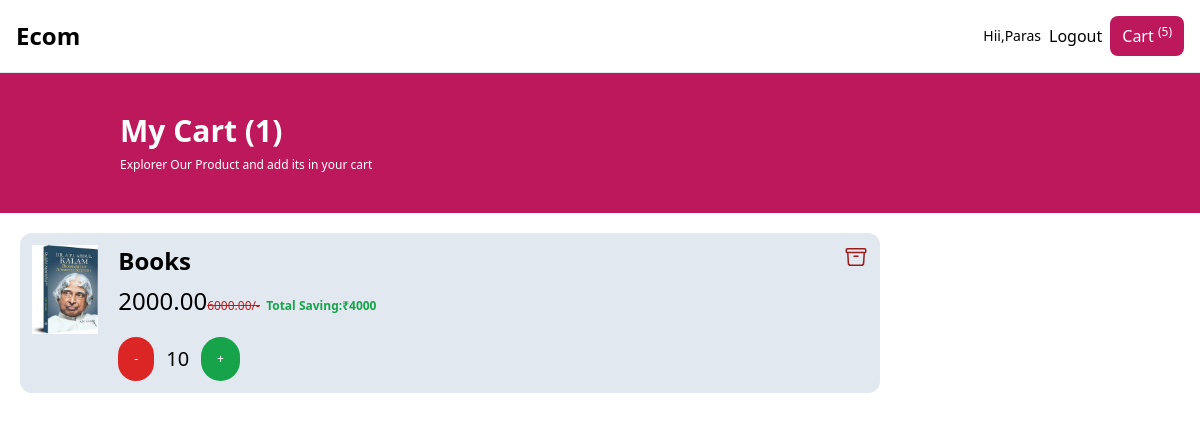
The app's page /cart/ (signed in) with its own data.
### shop/models.py (models this page shows, shortened)
class Order(models.Model):
    user = models.ForeignKey(User, on_delete=models.CASCADE)
    ordered = models.BooleanField(default=False)
    items = models.ManyToManyField(OrderItem)
    ordered_date = models.DateTimeField(blank=True,null=True)
    created_at = models.DateTimeField(auto_now_add=True)
    coupon = models.ForeignKey(Coupon, null=True,blank=True,on_delete=models.CASCADE)
    address = models.ForeignKey(Address,on_delete=models.CASCADE, null=True, blank=True)

class OrderItem(models.Model):
    user = models.ForeignKey(User,on_delete=models.CASCADE)
    ordered = models.BooleanField(default=False)
    item = models.ForeignKey(Product,on_delete=models.CASCADE)
    qty = models.IntegerField(default=1)
    def get_discount_total_price(self):
        return self.item.discount_price * self.qty
    def get_total_price(self):
        return self.item.price * self.qty
    def get_saving_amount(self):
        total = self.get_total_price() - self.get_discount_total_price()
        return f"₹%d" % total

class Product(models.Model):
    title = models.CharField(max_length=200)
    slug = models.SlugField(unique=True)
    description = models.TextField()
    price = models.DecimalField(max_digits=10,decimal_places=2)
    discount_price = models.DecimalField(max_digits=10,decimal_places=2,null=True,blank=True)
    image = models.ImageField(upload_to='products')
    brand = models.CharField(max_length=200)
    status = models.BooleanField(default=False)
    category = models.ForeignKey(Category,on_delete=models.CASCADE)
    created_at = models.DateTimeField(auto_now_add=True)
    updated_at = models.DateTimeField(auto_now=True)

### shop/views.py (the view)
# urls.py: path("cart/",myCart, name="public.cart"),
@login_required()
def myCart(request):
    data ={}
    data['order'] = Order.objects.get(user=request.user, ordered=False)
    return render(request, "public_panel/cart.html",data)

### templates/public_panel/cart.html (shortened to what this page needs)
{% extends 'public_panel/layout.html' %}
{% block content %}
<div class="flex flex-1 flex-col">
    <div class="flex-1 bg-pink-700 px-[10%] py-10">
        <h2 class="text-3xl font-semibold text-white">My Cart ({{order.items.count}})</h2>
        <p class="text-xs text-white mt-2">Explorer Our Product and add its in your cart</p>
    </div>
    {% if order %}
    <div class="flex ">
        <div class="w-9/12">
            <div class="flex p-5 gap-5 flex-col">
               {% for order_item in order.items.all  %}
               <div class="flex p-3 gap-5 bg-slate-200 rounded-xl ">
                <div class="w-1/12">
                    <img src="{{order_item.item.image.url}}" class="w-full" alt="">
                </div>
                <div class="w-10/12">
                    <h2 class="text-2xl font-semibold">{{order_item.item.title}}</h2>
                    <div class="flex items-center gap-3">
                        <h2 class="my-2 text-2xl">{{order_item.get_discount_total_price}}<del class="text-red-700 text-xs">{{order_item.get_total_price}}/-</del>
                        <span class="text-green-600 text-xs font-semibold">Total Saving:{{order_item.get_saving_amount}}</span>
                        </h2>
                    </div>
                    <div class="flex mt-3">
                        <a href="{% url 'public.minus_to_cart' order_item.item.slug %}" class="bg-red-600 items-center text-white rounded-full  py-1 px-4 flex text-xs">-</a>
                        <span class=" py-2 px-3 text-xl">{{order_item.qty}}</span>
                        <a href="{% url 'public.add_to_cart' order_item.item.slug %}" class="bg-green-600 items-center  text-white  rounded-full py-1 px-4 flex text-xs">+</a>
                    </div>
                </div>
                <div class="w-1/12 flex justify-end">
                    <a href="{% url 'public.remove_from_cart' order_item.item.slug %}" class="text-red-800 ">
                      </a>
                </div>
            </div>
               {% endfor %}
            </div>
        </div>
        <div class="w-3/12">
        </div>
    </div>
    {% endif %}
</div>
{% endblock content %}

### templates/public_panel/includes/public-header.html (shortened to what this page needs)
<nav class="bg-white border-gray-200 dark:bg-white border-b shadow">
  <div class="max-w-screen-xl flex flex-wrap items-center justify-between mx-auto p-4">
    <a href="{% url 'public.home' %}" class="flex items-center space-x-3 rtl:space-x-reverse">
      <span class="self-center text-2xl font-semibold whitespace-nowrap dark:text-gray-700">Ecom</span>
    </a>
    <div class="flex items-center md:order-2 space-x-3 md:space-x-0 gap-2 rtl:space-x-reverse">
      {% if request.user.is_authenticated %}
      <button type="button"
        class="flex text-sm  items-center rounded-full md:me-0 focus:ring-4 focus:ring-gray-300 dark:focus:ring-gray-600"
        id="user-menu-button" aria-expanded="false" data-dropdown-toggle="user-dropdown"
        data-dropdown-placement="bottom">
        <span>Hii,{{request.user.username}}</span>
      </button>
      <a href="{% url 'public.logout' %}" >Logout</a>
      {% else %}
      <a href="{% url 'public.login' %}" >Login</a> / <a href="{% url 'public.register' %}" >signup</a>
      {% endif %}
      <a href="{% url 'public.cart' %}" class="text-white bg-pink-700 px-3 py-2 rounded-lg">Cart <sup>(5)</sup></a>
    </div>
  </div>
</nav>

### records on screen
Order: items.count "1"
OrderItem: item.image (picture), item "Books", get_discount_total_price "2000.00", get_total_price "6000.00", get_saving_amount "₹4000", qty "10"

### other values on screen
{{ request.user.username }} "Paras"
